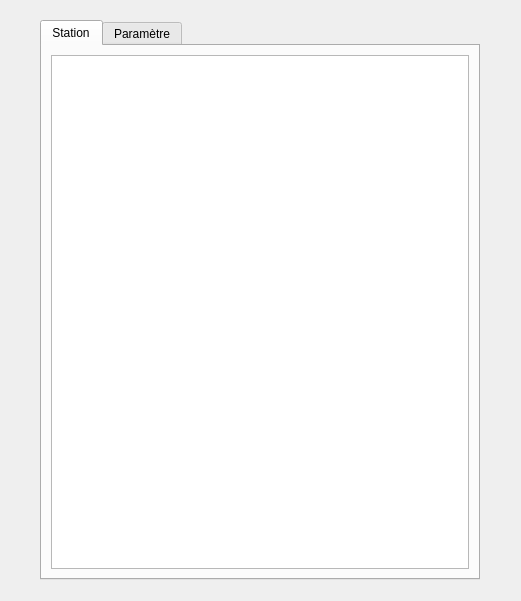
<?xml version="1.0" encoding="UTF-8"?>
<ui version="4.0">
 <class>Legende</class>
 <widget class="QWidget" name="Legende">
  <property name="windowModality">
   <enum>Qt::WindowModal</enum>
  </property>
  <property name="geometry">
   <rect>
    <x>0</x>
    <y>0</y>
    <width>521</width>
    <height>601</height>
   </rect>
  </property>
  <property name="windowTitle">
   <string>Legende</string>
  </property>
  <layout class="QGridLayout" name="gridLayout_4">
   <item row="0" column="0">
    <layout class="QGridLayout" name="gridLayout_3">
     <item row="1" column="2">
      <spacer name="horizontalSpacer_2">
       <property name="orientation">
        <enum>Qt::Horizontal</enum>
       </property>
       <property name="sizeHint" stdset="0">
        <size>
         <width>40</width>
         <height>20</height>
        </size>
       </property>
      </spacer>
     </item>
     <item row="2" column="1">
      <spacer name="verticalSpacer_2">
       <property name="orientation">
        <enum>Qt::Vertical</enum>
       </property>
       <property name="sizeHint" stdset="0">
        <size>
         <width>20</width>
         <height>40</height>
        </size>
       </property>
      </spacer>
     </item>
     <item row="0" column="1">
      <spacer name="verticalSpacer">
       <property name="orientation">
        <enum>Qt::Vertical</enum>
       </property>
       <property name="sizeHint" stdset="0">
        <size>
         <width>20</width>
         <height>40</height>
        </size>
       </property>
      </spacer>
     </item>
     <item row="1" column="0">
      <spacer name="horizontalSpacer">
       <property name="orientation">
        <enum>Qt::Horizontal</enum>
       </property>
       <property name="sizeHint" stdset="0">
        <size>
         <width>40</width>
         <height>20</height>
        </size>
       </property>
      </spacer>
     </item>
     <item row="1" column="1">
      <widget class="QTabWidget" name="tabWidget">
       <property name="minimumSize">
        <size>
         <width>440</width>
         <height>560</height>
        </size>
       </property>
       <property name="currentIndex">
        <number>0</number>
       </property>
       <widget class="QWidget" name="tabStation">
        <attribute name="title">
         <string>Station</string>
        </attribute>
        <layout class="QVBoxLayout" name="verticalLayout_2">
         <item>
          <layout class="QGridLayout" name="gridLayout">
           <item row="0" column="0">
            <widget class="QTableView" name="tableViewStation"/>
           </item>
          </layout>
         </item>
        </layout>
       </widget>
       <widget class="QWidget" name="tabParametre">
        <attribute name="title">
         <string>Paramètre</string>
        </attribute>
        <layout class="QVBoxLayout" name="verticalLayout">
         <item>
          <layout class="QGridLayout" name="gridLayout_2">
           <item row="0" column="0">
            <widget class="QTableView" name="tableViewParametre"/>
           </item>
          </layout>
         </item>
        </layout>
       </widget>
      </widget>
     </item>
    </layout>
   </item>
  </layout>
 </widget>
 <resources/>
 <connections/>
</ui>
